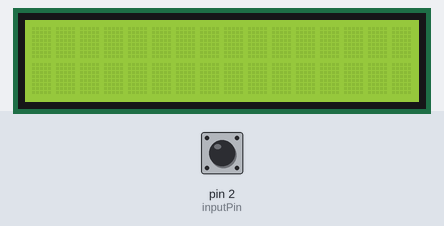
Bench run of a sketch on a simulated Arduino Uno, built with avr-gcc and run on an emulated ATmega328P. On the bench: 16×2 character LCD. The inputs (shaded band) are chosen by the test bench; at power-on: pin 2 (inputPin) HIGH. What the sketch prints to the serial monitor is not drawn.

Above: at 1.2 s.
1.3 s: pin 2 (inputPin) pulled LOW for 0.15 s
At 2.2 s:
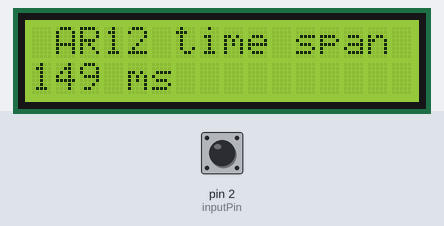
2.9 s: pin 2 (inputPin) pulled LOW for 1 s
At 4.7 s:
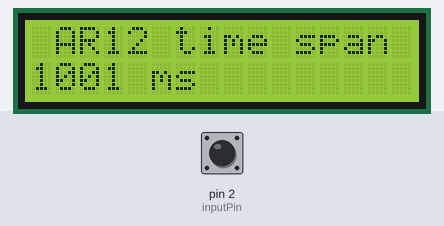
5.4 s: pin 2 (inputPin) pulled LOW for 0.15 s
At 6.6 s:
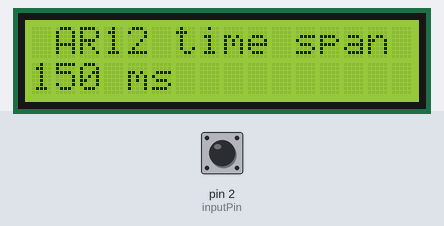
7.0 s: pin 2 (inputPin) pulled LOW for 1 s
At 9.1 s:
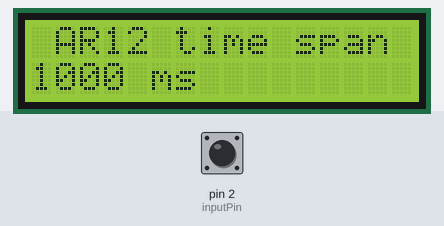
Timing chart, 0 to 10.5 s (numbered marks = the images above; inputs shaded):
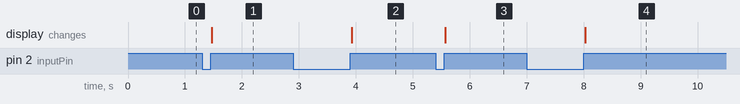

The sketch:

ex_5_3_start.ino
```cpp
/*
 예제 5.3
 디지털 신호 입력 시간 측정하기
 */

#include <Wire.h>

#include <LiquidCrystal_I2C.h>

LiquidCrystal_I2C lcd(0x27,16,2);

// 2번핀을 스위치 입력으로 설정
const int inputPin = 2;

// 현재의 시간을 저장하기 위한 변수
long startTime = 0;
// 실제 스위치가 눌린 후 지연되는 시간
long swCountTimer = 0;

void setup() {
  // 스위치 입력을 위하여 2번핀을 입력으로 설정하고 풀업시킨다
  pinMode(inputPin, INPUT_PULLUP);
  // 시리얼 통신을 설정한다
  Serial.begin(9600);
  lcd.init();
  lcd.clear();
  lcd.backlight();
}

void loop(){
  // 스위치 입력이 발생하였을 경우 실행
  if(digitalRead(inputPin) == LOW){
    // 현재의 시간을 startTime 변수에 넣는다.
    startTime = millis();
    // 스위치가 입력되는 동안 지연시킨다.
    while(digitalRead(inputPin)==LOW);
    // swCountTimer 변수에 스위치가 눌려진 시간을 넣는다.
    // 여기까지 측정된 시간에서 앞서 저장한 시간이 스위치가 눌려진 시간이 된다
    swCountTimer = millis()-startTime;
    // 시리얼 통신으로 값을 출력한다.
    Serial.print(swCountTimer);
    Serial.println(" ms");
    lcd.clear();
    lcd.setCursor(0,0);
    lcd.print(" AR12 time span");
    lcd.setCursor(0,1);
    lcd.print(swCountTimer);
    lcd.print(" ms");


  };
}
```

Measured:
- after the input at 1.3 s, the display: changes after 0.17 s (image 1)
- after the input at 2.9 s, the display: changes after 1.0 s (image 2)
- after the input at 5.4 s, the display: changes after 0.17 s (image 3)
- after the input at 7.0 s, the display: changes after 1.0 s (image 4)
